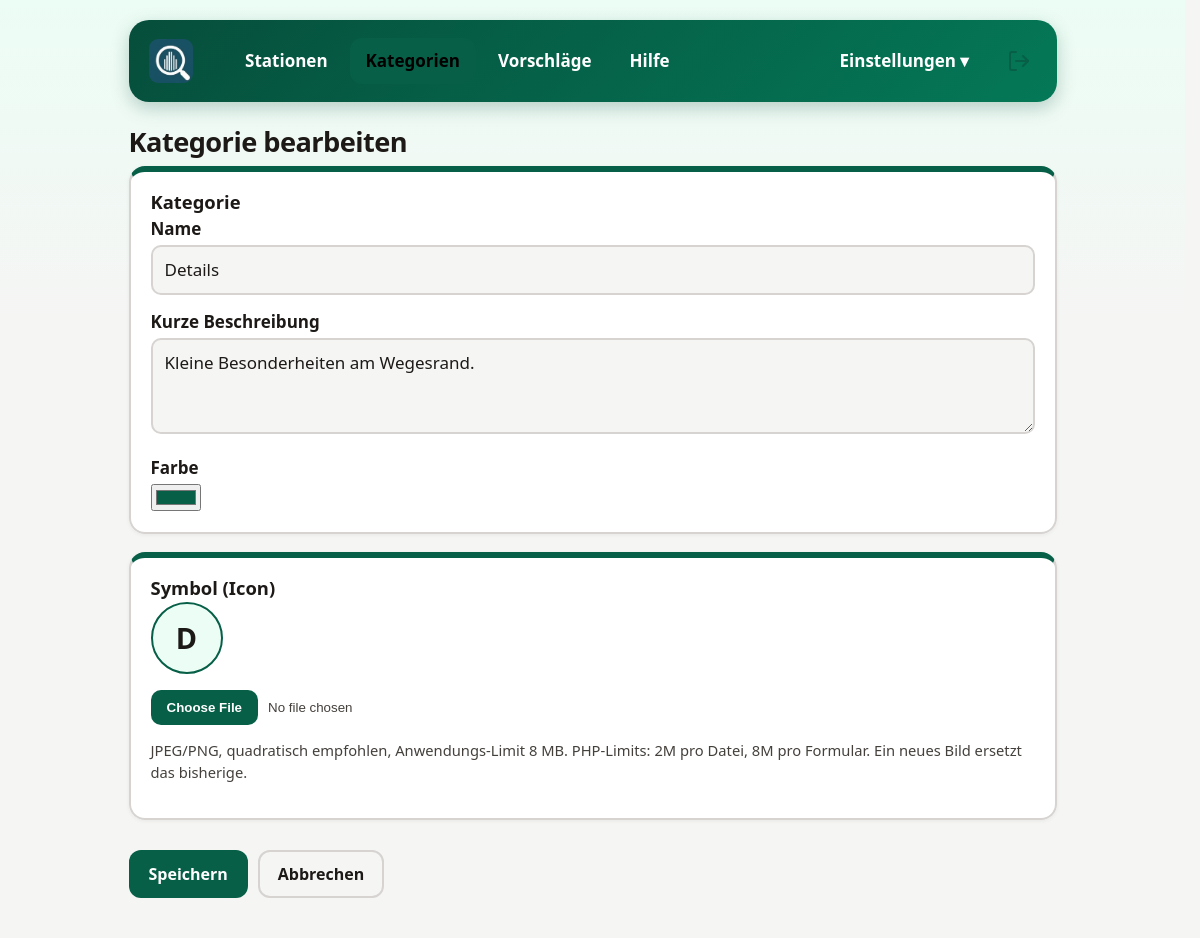
Screenshot of /admin/category-edit.php?id=detail (signed in) with the database file from the repository.
### tables this page shows
CREATE TABLE categories (
    id TEXT PRIMARY KEY,
    name TEXT NOT NULL,
    description TEXT NOT NULL DEFAULT '',
    icon TEXT,
    color TEXT NOT NULL DEFAULT '#065f46'
        CHECK (length(color) = 7 AND color GLOB '#[0-9A-Fa-f][0-9A-Fa-f][0-9A-Fa-f][0-9A-Fa-f][0-9A-Fa-f][0-9A-Fa-f]'),
    created_at TEXT NOT NULL,
    updated_at TEXT NOT NULL
);

### includes/config.php (called while the page is built, shortened)
<?php
function config(string $key = null)
{
    static $config = null;
    if ($config === null) {
        $root = dirname(__DIR__);
        $config = [
            'root' => $root,
            'db_path' => $root . '/data/game.sqlite',
            'schema_path' => $root . '/setup/schema.sql',
            'upload_dir' => $root . '/uploads',
            'upload_url' => 'uploads',
            'upload_max_bytes' => 8 * 1024 * 1024,
            'upload_max_edge' => 4000,
            'session_name' => 'muenster_admin',
            'session_timeout' => 300,
            'login_max_attempts' => 5,
            'login_window' => 900,
            'suggest_max_per_hour' => 5,
            'allow_http_links' => true,
            'timezone' => 'Europe/Berlin',
            'debug' => false,
        ];
        $local = __DIR__ . '/config.local.php';
        if (is_file($local)) {
            $config = array_merge($config, (array) require $local);
        }
        date_default_timezone_set($config['timezone']);
    }
    return $key === null ? $config : $config[$key];
}

### includes/config.local.php (called while the page is built)
<?php return ['debug' => true];

### includes/database.php (called while the page is built, shortened)
<?php
require_once __DIR__ . '/config.php';
function db(): PDO
{
    static $pdo = null;
    if ($pdo === null) {
        $path = config('db_path');
        $isNew = !is_file($path);
        $pdo = new PDO('sqlite:' . $path, null, null, [
            PDO::ATTR_ERRMODE => PDO::ERRMODE_EXCEPTION,
            PDO::ATTR_DEFAULT_FETCH_MODE => PDO::FETCH_ASSOC,
            PDO::ATTR_EMULATE_PREPARES => false,
        ]);
        $pdo->exec('PRAGMA foreign_keys = ON');
        $pdo->exec('PRAGMA busy_timeout = 5000');
        $pdo->exec((string) file_get_contents(config('schema_path')));
        $stationColumns = $pdo->query('PRAGMA table_info(stations)')->fetchAll(PDO::FETCH_COLUMN, 1);
        $errorColumns = $pdo->query('PRAGMA table_info(client_errors)')->fetchAll(PDO::FETCH_COLUMN, 1);
        $adminColumns = $pdo->query('PRAGMA table_info(admins)')->fetchAll(PDO::FETCH_COLUMN, 1);
    }
    return $pdo;
}

### includes/uploads.php (called while the page is built, shortened)
<?php
require_once __DIR__ . '/config.php';
function is_managed_upload(?string $path): bool
{
    return (bool) $path && (bool) preg_match('#^' . preg_quote(config('upload_url'), '#') . '/[a-f0-9]{32}\.(?:jpg|png)$#', $path);
}

### admin/category-edit.php (the view, shortened to what this page needs)
<?php
require __DIR__ . '/_bootstrap.php';
$id = isset($_GET['id']) && is_string($_GET['id']) ? $_GET['id'] : null;
$cat = ['name' => '', 'description' => '', 'icon' => '', 'color' => '#065f46'];
if ($id !== null) {
    $stmt = db()->prepare('SELECT * FROM categories WHERE id = ?');
    $stmt->execute([$id]);
    $row = $stmt->fetch();
    $cat = array_merge($cat, $row);
}
$isNew = $id === null;
?>
<h1 class="admin-title"><?= $isNew ? 'Neue Kategorie' : 'Kategorie bearbeiten' ?></h1>
<form method="post" action="category-save.php" enctype="multipart/form-data">
  <fieldset class="task-card"><legend>Kategorie</legend>
    <label for="name">Name</label>
    <input type="text" id="name" name="name" required maxlength="60" value="<?= h($cat['name']) ?>">
    <label for="description">Kurze Beschreibung</label>
    <textarea id="description" name="description" maxlength="300"><?= h($cat['description']) ?></textarea>
    <label for="color">Farbe</label>
    <input type="color" id="color" name="color" required value="<?= h($cat['color']) ?>">
  </fieldset>
  <fieldset class="task-card"><legend>Symbol (Icon)</legend>
    <div class="admin-icon">
      <span class="ico" aria-hidden="true"><?= category_ico($cat) ?></span>
      <div>
        <input type="file" id="icon" name="icon" accept="image/jpeg,image/png" aria-label="Symbol hochladen">
        <p class="muted">JPEG/PNG, quadratisch empfohlen, Anwendungs-Limit <?= (int) (config('upload_max_bytes') / 1048576) ?> MB. PHP-Limits: <?= h(ini_get('upload_max_filesize')) ?> pro Datei, <?= h(ini_get('post_max_size')) ?> pro Formular.
          <?= $isNew ? '' : 'Ein neues Bild ersetzt das bisherige.' ?></p>
      </div>
    </div>
  </fieldset>
  <div class="admin-sticky"><button class="next-button">Speichern</button> <a class="btn secondary" href="categories.php">Abbrechen</a></div>
</form>

### admin/admin.css (style rules this page uses)
:root { font-family: system-ui, -apple-system, 'Segoe UI', sans-serif; color-scheme: light dark; --green: #065f46; --green-dark: #064e3b; --green-soft: #ecfdf5; --ink: #1c1917; --muted: #44403c; --bg: #f5f5f4; --bg-top: #ecfdf5; --surface: #fff; --surface-alt: #f5f5f4; --border: #d6d3d1; --border-soft: #e7e5e4; --link: #065f46; --focus: #f59e0b; --danger: #b91c1c; --danger-soft: #fee2e2; --ok-soft: #d1fae5; --hero-from: #064e3b; --hero-to: #047857; --hero-text: #d1fae5; --cat: #065f46; --cat-soft: #ecfdf5; --shadow: rgba(6, 78, 59, 0.25); }
* { box-sizing: border-box; }
body { margin: 0; background: linear-gradient(180deg, var(--bg-top) 0, var(--bg) 320px) no-repeat var(--bg); color: var(--ink); font-size: 1.0625rem; line-height: 1.5; }
a { color: var(--link); }
html { scrollbar-gutter: stable; overflow-y: scroll; }
h1.admin-title { font-size: 1.7rem; letter-spacing: -0.02em; margin: 0 0 4px; color: var(--ink); }
button, .btn { cursor: pointer; font: inherit; font-size: 1rem; font-weight: 600; min-height: 44px; padding: 10px 18px; border-radius: 12px; border: 2px solid transparent; text-decoration: none; display: inline-flex; align-items: center; justify-content: center; gap: 6px; background: var(--green); color: #fff; transition: transform 0.18s ease, background-color 0.18s ease; }
.next-button { background: var(--green); }
button.secondary, .btn.secondary, .back-button { background: transparent; color: var(--ink); border-color: var(--border); font-weight: 700; }
.task-card { background: var(--surface); border: 2px solid var(--border); border-top: 6px solid var(--cat); border-radius: 16px; margin: 0 0 18px; padding: 0; min-width: 0; box-shadow: 0 1px 4px rgba(0, 0, 0, 0.06); overflow: hidden; }
.task-card > legend { float: left; width: 100%; padding: 16px 0 0; font-size: 1.15rem; font-weight: 800; }
.task-card:is(fieldset) { padding: 0 20px 20px; }
.task-card > legend + * { clear: both; }
.task-intro, .muted { color: var(--muted); font-size: 0.92rem; }
label { display: block; margin: 14px 0 4px; font-weight: 700; }
input[type='text'], input[type='password'], input[type='url'], input[type='email'], input[type='number'], textarea, select { width: 100%; padding: 10px 12px; font: inherit; color: var(--ink); background: var(--surface-alt); border: 2px solid var(--border); border-radius: 10px; }
input[type='file'] { width: 100%; color: var(--muted); }
textarea { min-height: 6rem; }
.admin-icon { display: flex; align-items: center; gap: 16px; flex-wrap: wrap; }
.admin-icon .ico { flex: 0 0 72px; height: 72px; border-radius: 50%; background: var(--cat-soft); border: 2px solid var(--cat); display: flex; align-items: center; justify-content: center; font-size: 1.8rem; font-weight: 800; overflow: hidden; }
.admin-sticky { position: sticky; bottom: 0; display: flex; gap: 10px; padding: 12px 0; background: linear-gradient(180deg, transparent, var(--bg) 40%); }

### rows the page displays
categories: name "Details", description "Kleine Besonderheiten am Wegesrand.", color "#065f46", name "D"

### other values shown
$label "Stationen"
$label "Kategorien"
$label "Vorschläge"
$label "Hilfe"
$menuLabel "Einstellungen"
config('upload_max_bytes') / 1048576 "8"
ini_get('upload_max_filesize') "2M"
ini_get('post_max_size') "8M"
